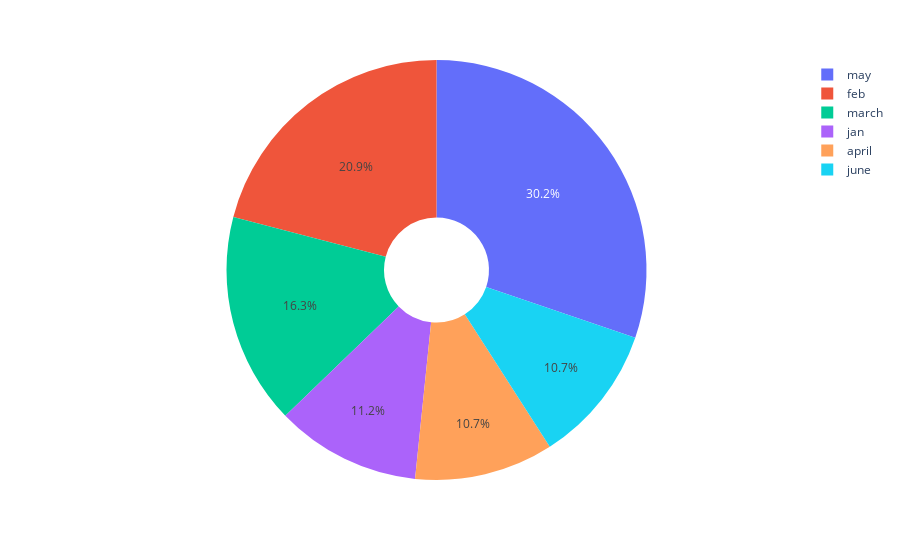

Notebook code for this chart:
### Code cell
px.pie(
    values=rainfall,
    names=labels,
    hole=.25     #for donut chart
)

### Figure 1 — Plotly figure (JSON) as saved in the notebook; plotly's stock layout.template omitted (floating-point values rounded to 4 significant figures)
{"data": [{"domain": {"x": [0, 1], "y": [0, 1]}, "hole": 0.25, "hovertemplate": "label=%{label}<br>value=%{value}<extra></extra>", "labels": ["jan", "feb", "march", "april", "may", "june"], "legendgroup": "", "name": "", "showlegend": true, "type": "pie", "values": [24, 45, 35, 23, 65, 23]}], "layout": {"legend": {"tracegroupgap": 0}, "margin": {"t": 60}}}
